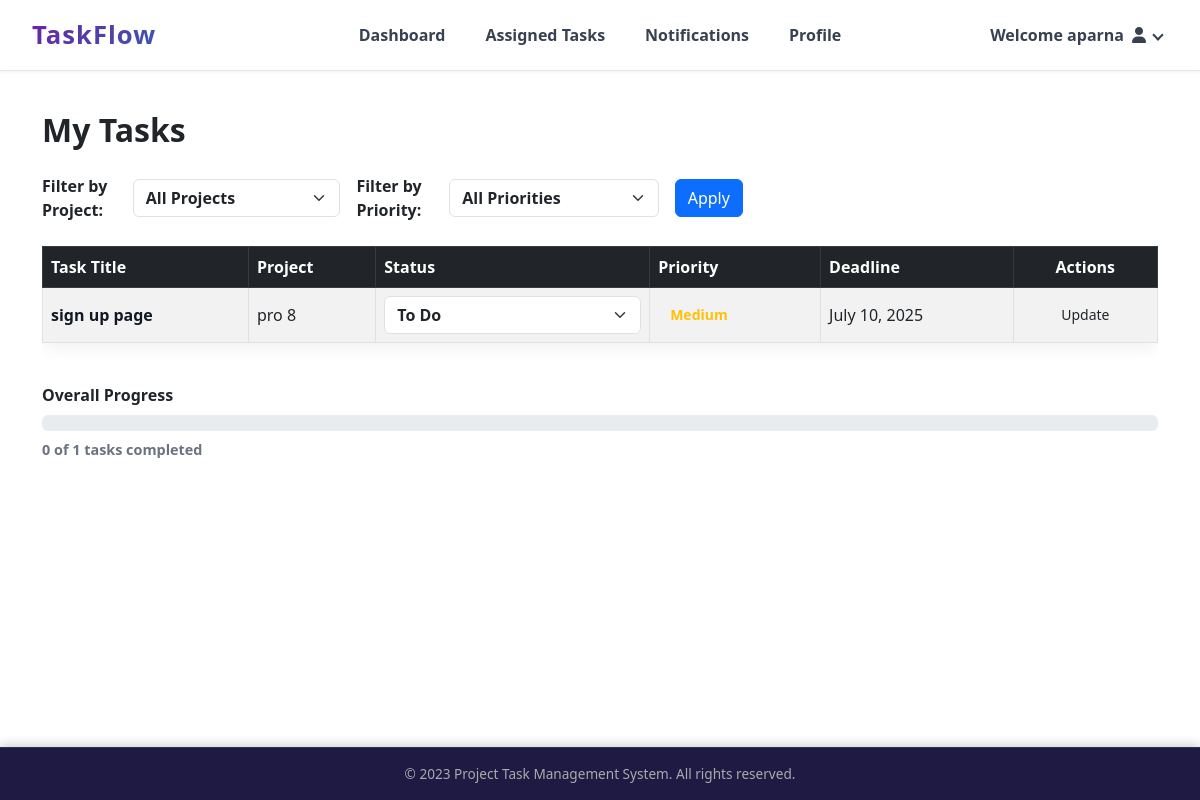
/user_task/ (signed in), run on an earlier commit of the app's database.
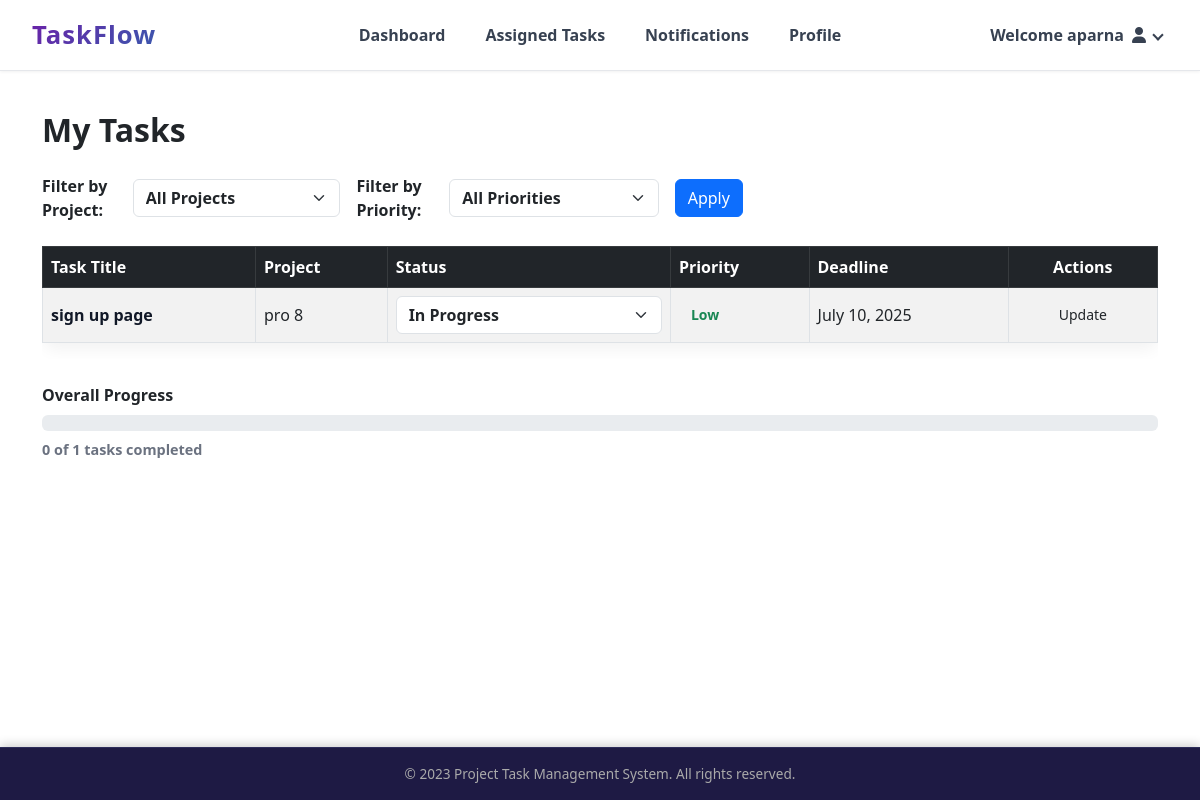
And on a later commit of the database.
### taskflowapp/models.py (models this page shows, shortened)
class Task(models.Model):
    PRIORITY_CHOICES = [
        ('High', 'High'),
        ('Medium', 'Medium'),
        ('Low', 'Low'),
    ]
    STATUS_CHOICES = [
        ('To Do', 'To Do'),
        ('In Progress', 'In Progress'),
        ('Completed', 'Completed'),
    ]
    title = models.CharField(max_length=200)
    description = models.TextField(default='No description')
    deadline = models.DateField()
    priority = models.CharField(max_length=10, choices=PRIORITY_CHOICES)
    status = models.CharField(max_length=15, choices=STATUS_CHOICES)
    assigned_to = models.ForeignKey(User, on_delete=models.CASCADE)
    project = models.ForeignKey(Project, on_delete=models.CASCADE)

class Project(models.Model):
    name = models.CharField(max_length=200)
    description = models.TextField(default='No description')
    start_date = models.DateField(default=date.today)
    end_date = models.DateField(default=date.today)
    team_members = models.ManyToManyField(User)
    created_at = models.DateTimeField(auto_now_add=True)

### taskflowapp/views.py (the view)
# urls.py: path('user_task/',views.user_tasks,name='user_task_page'),
def user_tasks(request):
    user_id = request.session.get('user_id')
    if not user_id:
        messages.error(request, "You must be logged in to view tasks.")
        return redirect('user_login')
    try:
        user = User.objects.get(id=user_id)
    except User.DoesNotExist:
        messages.error(request, "User not found.")
        return redirect('user_login')
    selected_project = request.GET.get('project')
    selected_priority = request.GET.get('priority')
    tasks = Task.objects.filter(assigned_to=user)
    if selected_project and selected_project.isdigit():
        tasks = tasks.filter(project__id=int(selected_project))
    if selected_priority:
        tasks = tasks.filter(priority__iexact=selected_priority)
    total_tasks = tasks.count()
    completed_tasks = tasks.filter(status='Completed').count()
    progress = int((completed_tasks / total_tasks) * 100) if total_tasks else 0
    context = {
        'tasks': tasks,
        'projects': Project.objects.all(),
        'progress': progress,
        'completed_tasks': completed_tasks,
        'total_tasks': total_tasks,
        'selected_project': selected_project,
        'selected_priority': selected_priority,
        'user': user,
    }
    return render(request, 'user_task_page.html', context)

### taskflowapp/templates/user_task_page.html (shortened to what this page needs)
{% load static %}
<!DOCTYPE html>
<html lang="en">
<head>
  <link rel="stylesheet" href="{% static 'CSS/user_task.css' %}">
  <link href="https://cdn.jsdelivr.net/npm/bootstrap@5.3.0/dist/css/bootstrap.min.css" rel="stylesheet" />
</head>
<body>
  {% include 'user_nav.html'%}
  <main class="container my-4" role="main" aria-labelledby="pageTitle">
    <h1 id="pageTitle" class="fw-bold fs-2">My Tasks</h1>
    <form method="get" class="filters d-flex flex-wrap align-items-center gap-3 mt-4">
      <div class="d-flex align-items-center">
        <label for="filterProject" class="me-2 fw-semibold mb-0">Filter by Project:</label>
        <select name="project" id="filterProject" class="form-select">
          <option value="">All Projects</option>
        </select>
      </div>
      <div class="d-flex align-items-center">
        <label for="filterPriority" class="me-2 fw-semibold mb-0">Filter by Priority:</label>
        <select name="priority" id="filterPriority" class="form-select">
          <option value="">All Priorities</option>
        </select>
      </div>
      <button type="submit" class="btn btn-primary">Apply</button>
    </form>
    <section class="main-content mt-4">
      <div class="table-responsive">
        <table id="tasksTable" class="table table-striped table-bordered align-middle">
          <thead class="table-dark">
            <tr>
              <th>Task Title</th>
              <th>Project</th>
              <th>Status</th>
              <th>Priority</th>
              <th>Deadline</th>
              <th class="text-center">Actions</th>
            </tr>
          </thead>
          <tbody>
            {% for task in tasks %}
            <tr>
              <td>{{ task.title }}</td>
              <td>{{ task.project.name }}</td>
              <td>
                <form method="post" action="{% url 'update_task' task.id %}">
                  <select name="status" class="form-select status-select" style="min-width: 130px;">
                    <option value="To Do" {% if task.status == "To Do" %}selected{% endif %}>To Do</option>
                    <option value="In Progress" {% if task.status == "In Progress" %}selected{% endif %}>In Progress</option>
                  </select>
              </td>
              <td>
                <span class="priority-label
                  {% if task.priority == 'High' %}text-danger
                  {% elif task.priority == 'Medium' %}text-warning
                  {% else %}text-success{% endif %}">
                  {{ task.priority }}
                </span>
              </td>
              <td>{{ task.deadline }}</td>
              <td class="text-center">
                <button type="submit" class="btn btn-sm btn-gradient">Update</button>
              </td>
            </tr>
            {% empty %}
            <tr>
              <td colspan="6" class="text-center">No tasks found.</td>
            </tr>
            {% endfor %}
          </tbody>
        </table>
      </div>
      <section class="progress-container mt-4" aria-label="Task completion progress">
        <div class="progress-label fw-semibold mb-2">Overall Progress</div>
        <div class="progress" role="progressbar" aria-valuenow="{{ progress }}" aria-valuemin="0" aria-valuemax="100">
        </div>
        <div class="progress-text mt-2">{{ completed_tasks }} of {{ total_tasks }} tasks completed</div>
      </section>
    </section>
  </main>
{% include 'user_footer.html'%}
</body>
</html>

What changed in the data, as far as the page shows it:
changed Task "sign up page": status "To Do" → "In Progress"; priority "Medium" → "Low"
